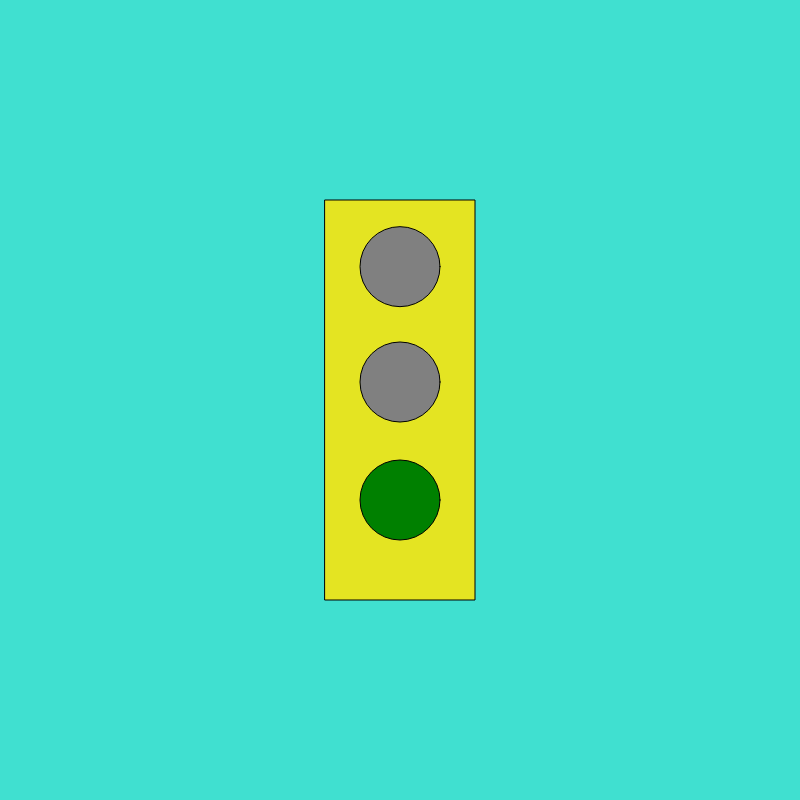
Frame 1 (no input)
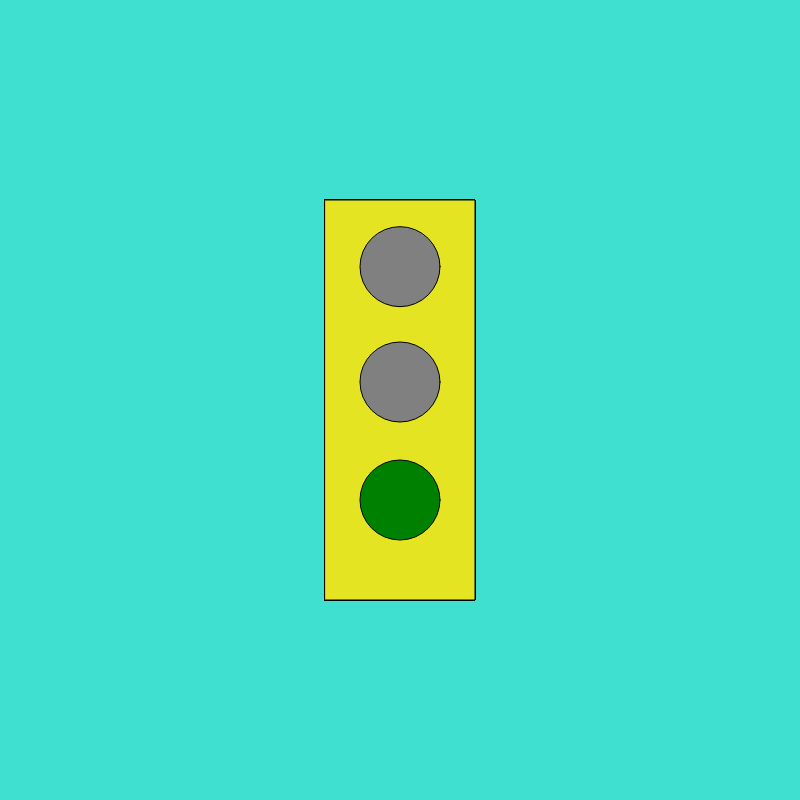
Frame 60 (no input)
Frame 120 (the mouse pressed at the canvas centre since frame 60): identical to frame 60, image omitted

The p5.js sketch that drew these frames (run headless with seeded random() and noise() and a simulated clock; from frame 60 on, the mouse is pressed at the canvas centre):

// p5.js sketch
// ── sketch.js
var myState = 0;
var timer = 0;

function setup() {
  createCanvas(800, 800);
  rectMode(CENTER);
  ellipseMode(CENTER);
  background('turquoise');
  // put setup code here
}

function draw() {
fill('#E4E422');
  rect(width/2, height/2, 150, 400);

  //put drawing code Here
  //yellow rectangle
  switch(myState)
  {


  case 0:
  fill('green');
ellipse(width/2, 500, 80, 80);
fill('grey');
  ellipse(width/2, 382, 80, 80);
  ellipse(width/2, height/3, 80, 80);

    timer++;
     if (timer > 150){
       myState = 1;
       timer = 0;
     }
   //red light

  break;

  case 1: //green light
fill('grey');
  ellipse(width/2, 500, 80, 80);
fill('yellow');
    ellipse(width/2, 382, 80, 80);
fill('grey');
    ellipse(width/2, height/3, 80, 80);

    timer++;
     if (timer > 150){
       myState = 2;
       timer = 0;
     }
break;

  case 2: //yellow light
fill('grey');
  ellipse(width/2, 500, 80, 80);
    ellipse(width/2, 382, 80, 80);
fill('red');
    ellipse(width/2, height/3, 80, 80);
  timer++;
   if (timer > 150){
     myState = 0;
     timer = 0;
   }

  break;
}

}
